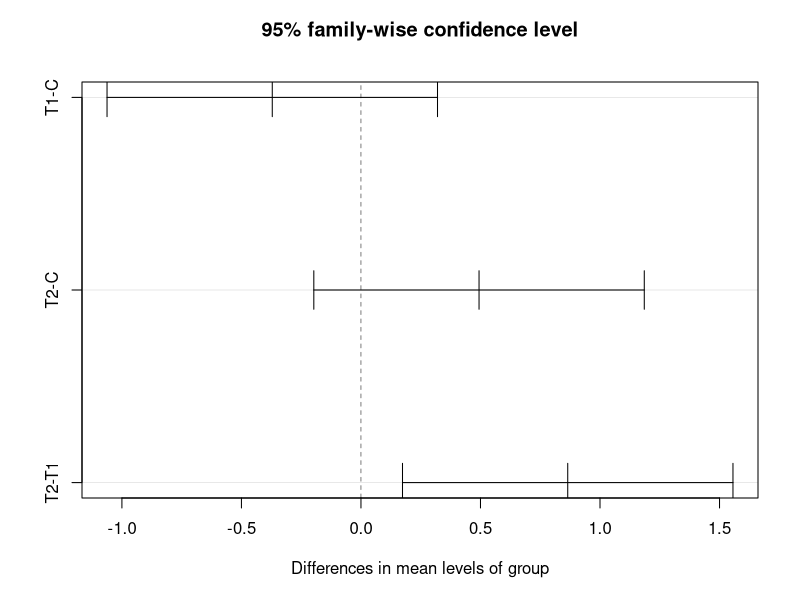

This chart was generated by the following R code:
# 필요한 패키지 설치
install.packages("tidyverse")
install.packages("car")
install.packages("multcomp")

# 패키지 로드
library(tidyverse)
library(car)
library(multcomp)

# 데이터프레임 생성
data <- data.frame(
  weight = c(4.17, 5.58, 5.18, 6.11, 4.5, 4.61, 5.17, 4.53, 5.33, 5.14, 
             4.81, 4.17, 4.41, 3.59, 5.87, 3.83, 6.03, 4.89, 4.32, 4.69,
             6.31, 5.12, 5.54, 5.5, 5.37, 5.29, 4.92, 6.15, 5.8, 5.26),
  group = rep(c("C", "T1", "T2"), each = 10)
)

# 데이터 확인
head(data)

# ANOVA 수행
anova_result <- aov(weight ~ group, data = data)
summary(anova_result)

# 사후검정 수행 (Tukey's HSD 테스트)
tukey_result <- TukeyHSD(anova_result)
print(tukey_result)

# 사후검정 결과 시각화
plot(tukey_result)
